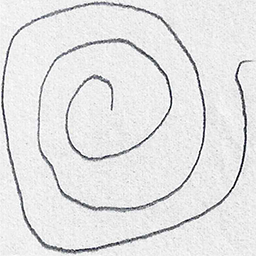
#> input picture Dataset/spiral/training/healthy/V01HE02.png, 256 x 256 px; its folder holds 3 pictures in this run
$ jupyter execute --allow-errors ADS_Project.ipynb   (shell and % lines are left out)
#> lines starting #> are read from the running program, lines starting #| are printed output that depends on the picture
[cell 1]
from sklearn.ensemble import RandomForestClassifier
from sklearn.preprocessing import LabelEncoder
from sklearn.metrics import confusion_matrix
from skimage import feature
from imutils import build_montages
from imutils import paths
import numpy as np
import argparse
import cv2
import os
import matplotlib.pyplot as plt
import seaborn as sns

[cell 2]
def quantify_image(image):
    features = feature.hog(image, orientations=9,pixels_per_cell=(10, 10), cells_per_block=(2, 2),
                           transform_sqrt=True, block_norm="L1")
    return features

[cell 3]
def load_split(path):
#> called with path = 'D:\\Dataset\\spiral\\training'
    imagePaths = list(paths.list_images(path))
    data = []
    labels = []
    for imagePath in imagePaths:
        label = imagePath.split(os.path.sep)[-2]
        image = cv2.imread(imagePath)
#> image is the input picture: shape (256, 256, 3); mean B, G, R 228, 227.5, 227.5
        image = cv2.cvtColor(image, cv2.COLOR_BGR2GRAY)
#> image: shape (256, 256)
        image = cv2.resize(image, (200, 200))
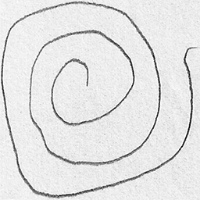
#> image: shape (200, 200); min 10, max 255, mean 227.5
        image = cv2.threshold(image, 0, 255,cv2.THRESH_BINARY_INV | cv2.THRESH_OTSU)[1]
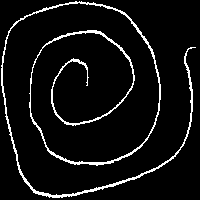
#> image: shape (200, 200); 6.6% white in thin lines or dots
        features = quantify_image(image)
#> in quantify_image, `features = feature.hog(image, orientations=9,pixels_per_cell=(10, 10),..`: features = 12996 values, max 1 at index 7080, min 0 at index 0, mean 0.0225
        data.append(features)
        labels.append(label)
#> pass 2 of the loop in load_split, `for imagePath in imagePaths:`:
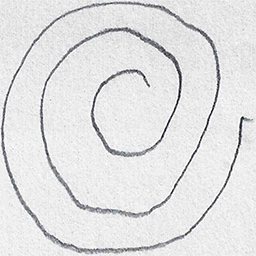
#> input picture Dataset/spiral/training/healthy/V01HE03.png, 256 x 256 px
#> in load_split, image is the input picture: shape (256, 256, 3); mean B, G, R 226.3, 225.7, 225.7
#> in load_split, `image = cv2.resize(image, (200, 200))`:
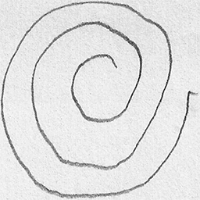
#> image: shape (200, 200); min 13, max 255, mean 225.7
#> in load_split, `image = cv2.threshold(image, 0, 255,cv2.THRESH_BINARY_INV | cv2.THRESH..`:
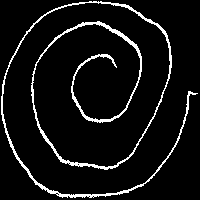
#> image: shape (200, 200); 7% white in thin lines or dots
#> in load_split, `features = quantify_image(image)`: features = 12996 values, max 1 at index 2918, min 0 at index 0, mean 0.022
#> pass 3 of the loop in load_split, `for imagePath in imagePaths:`:
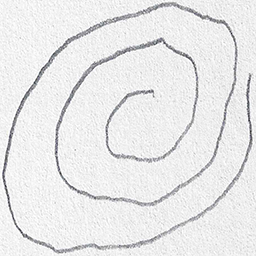
#> input picture Dataset/spiral/training/healthy/V02HE02.png, 256 x 256 px
#> in load_split, image is the input picture: shape (256, 256, 3); mean B, G, R 232.8, 232.4, 232.4
#> in load_split, `image = cv2.resize(image, (200, 200))`:
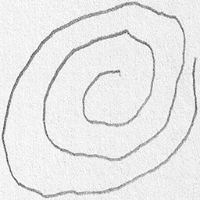
#> image: shape (200, 200); min 67, max 255, mean 232.3
#> in load_split, `image = cv2.threshold(image, 0, 255,cv2.THRESH_BINARY_INV | cv2.THRESH..`:
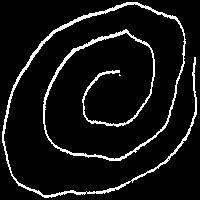
#> image: shape (200, 200); 7.8% white in thin lines or dots
#> in load_split, `features = quantify_image(image)`: features = 12996 values, max 1 at index 3811, min 0 at index 0, mean 0.0215
#> the loop made 4 passes; the first 3 are shown
    return (np.array(data), np.array(labels))

[cell 4]
trainingPath=r"D:\Dataset\spiral\training"
testingPath=r"D:\Dataset\spiral\testing"
print("[INFO] loading data...")
(X_train,y_train)=load_split(trainingPath)
(X_test,y_test)=load_split(testingPath)

[cell 5]
le = LabelEncoder()
y_train= le.fit_transform(y_train)
y_test = le.transform(y_test)
print(X_train.shape,y_train.shape)
#| (4, 12996) (4,)
